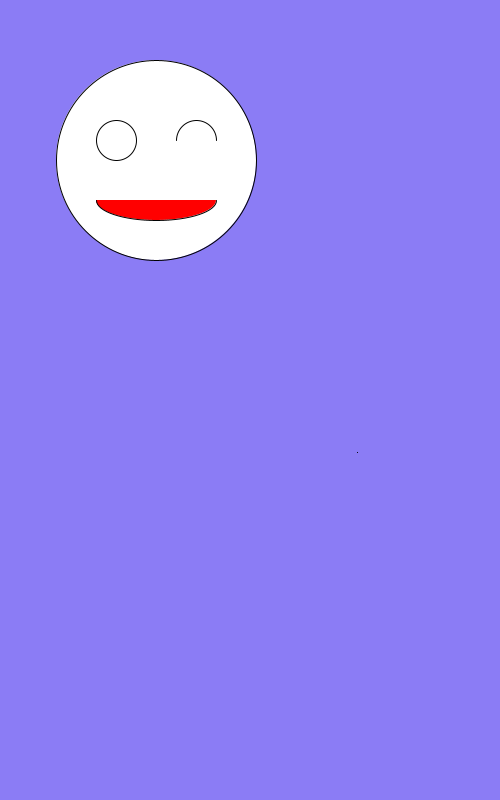
Frame 1 (no input)
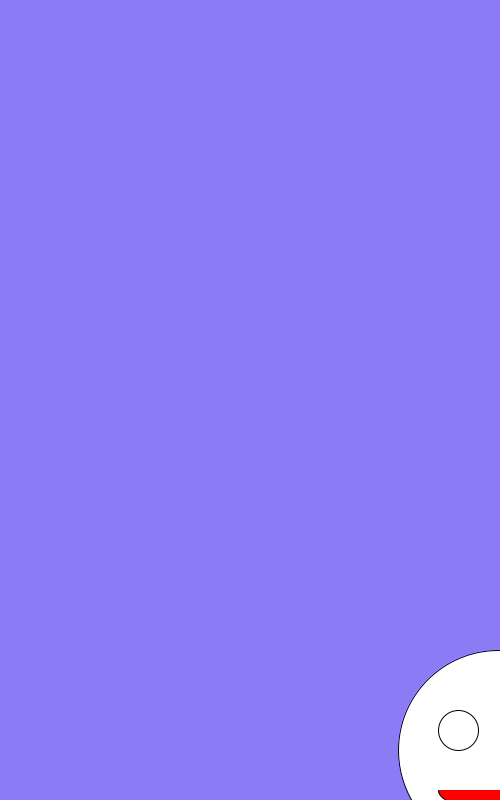
Frame 60 (the mouse pressed at the canvas centre just before this capture)
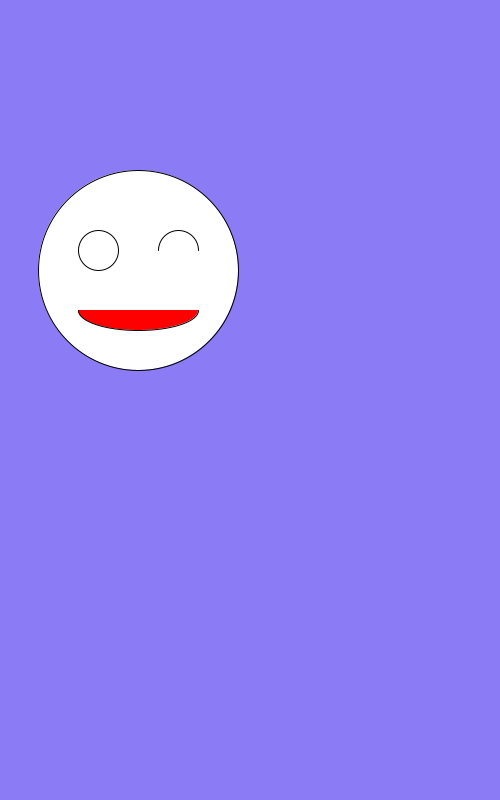
Frame 120 (the mouse held since frame 60 and released just before this capture)

The Processing sketch that drew these frames (run headless with seeded random() and noise(); from frame 60 on, the mouse is pressed at the canvas centre):

// Processing sketch: xy_functio_to_short
// ── xy_functio_to_short.pde
float  a , b ,c,vx,vy ;
float  a1 , b1 ,c1 ,vx1,vy1;
void setup(){
  size(500,800);//height=800
  /*for (int i = 150 ; i < 800 ;i+=120 ){
    pich (random (width) , random ( height ),10);
 }*/
   
 a = 150; b = 150 ; c =10 ;vx=3; vy = 5;
 a1 = 350; b1 = 450 ; c =20; vx1=7; vy1 = 2;
}
void draw (){
  background (139,124,245);
  a+= vx;
  b+=vy;
  a1+=vx1;
  b1+=vy1;
  
  
  a +=vx; 
  b +=vy; 
  pich(a,b,c);
  pich(a1,b1,c1);
  
  if (a > width ){vx = -vx;}
  if (a <0 ){vx= -vx ;}
  //if (a > width || a<0){vx = -vx;}  doch ah pi ler
  
 if (b > height ){vy = -vy ;}//5==>-5   -5==>5  tv mor
  if (b <0 ){vy = -vy ;}//5==>-5   -5==>5  tv mor
}

void pich (float x, float y ,float d){
  fill (255);
  circle(x,y,10*d);  // face
  circle(x-2*d,y-d,2*d);  // left eye
  arc(x+2*d,y-d,2*d,2*d,PI,2*PI); // right eye
  fill(255,0,0);
  arc(x,y+2*d,6*d,2*d,0,PI); // mouth
  
  
}
